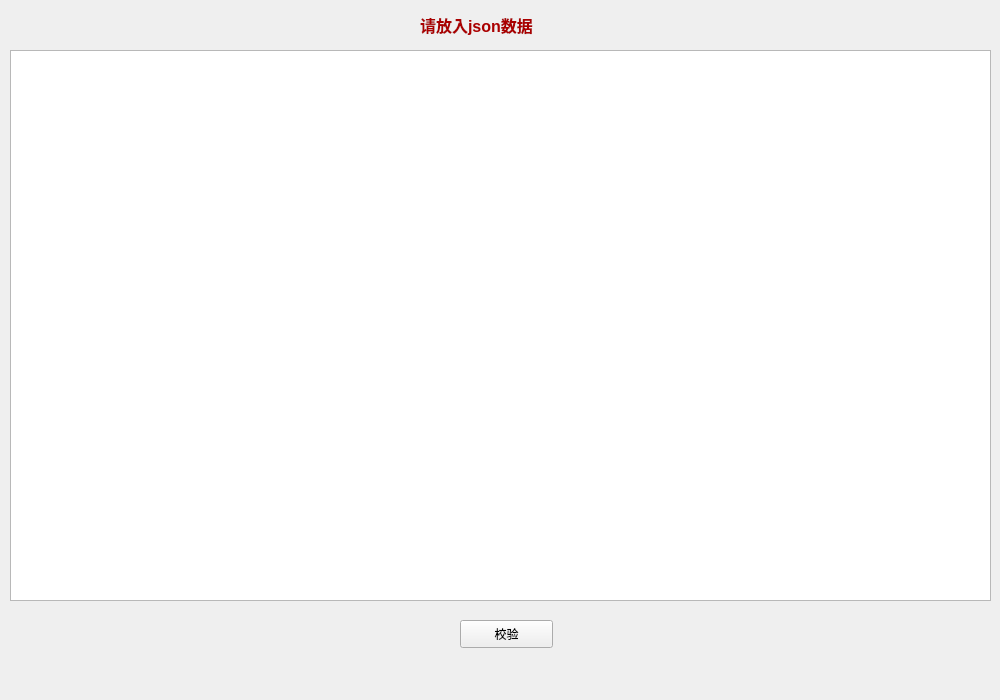
<?xml version="1.0" encoding="UTF-8"?>
<ui version="4.0">
 <class>Json</class>
 <widget class="QWidget" name="Json">
  <property name="geometry">
   <rect>
    <x>0</x>
    <y>0</y>
    <width>1000</width>
    <height>700</height>
   </rect>
  </property>
  <property name="windowTitle">
   <string>Form</string>
  </property>
  <widget class="QTextEdit" name="textEdit_jsonData">
   <property name="geometry">
    <rect>
     <x>10</x>
     <y>50</y>
     <width>981</width>
     <height>551</height>
    </rect>
   </property>
   <property name="html">
    <string>&lt;!DOCTYPE HTML PUBLIC &quot;-//W3C//DTD HTML 4.0//EN&quot; &quot;http://www.w3.org/TR/REC-html40/strict.dtd&quot;&gt;
&lt;html&gt;&lt;head&gt;&lt;meta name=&quot;qrichtext&quot; content=&quot;1&quot; /&gt;&lt;style type=&quot;text/css&quot;&gt;
p, li { white-space: pre-wrap; }
&lt;/style&gt;&lt;/head&gt;&lt;body style=&quot; font-family:'SimSun'; font-size:9pt; font-weight:400; font-style:normal;&quot;&gt;
&lt;p style=&quot;-qt-paragraph-type:empty; margin-top:0px; margin-bottom:0px; margin-left:0px; margin-right:0px; -qt-block-indent:0; text-indent:0px; font-size:11pt;&quot;&gt;&lt;br /&gt;&lt;/p&gt;&lt;/body&gt;&lt;/html&gt;</string>
   </property>
  </widget>
  <widget class="QLabel" name="label">
   <property name="geometry">
    <rect>
     <x>420</x>
     <y>10</y>
     <width>221</width>
     <height>31</height>
    </rect>
   </property>
   <property name="text">
    <string>&lt;html&gt;&lt;head/&gt;&lt;body&gt;&lt;p&gt;&lt;span style=&quot; font-size:12pt; font-weight:600; color:#aa0000;&quot;&gt;请放入json数据&lt;/span&gt;&lt;/p&gt;&lt;/body&gt;&lt;/html&gt;</string>
   </property>
   <property name="textFormat">
    <enum>Qt::AutoText</enum>
   </property>
  </widget>
  <widget class="QPushButton" name="btn_jsonCheck">
   <property name="geometry">
    <rect>
     <x>460</x>
     <y>620</y>
     <width>93</width>
     <height>28</height>
    </rect>
   </property>
   <property name="text">
    <string>校验</string>
   </property>
  </widget>
 </widget>
 <resources/>
 <connections/>
</ui>
